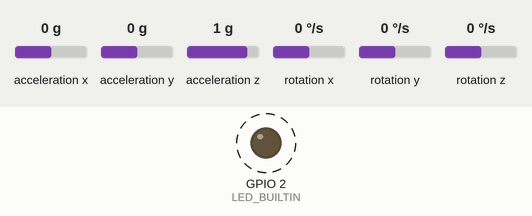
Recording of a sketch running on a simulated ESP32. On the bench: output pins drawn as LEDs (lit = HIGH). Dashed ring = blinking. The test bench sets the inputs (shaded band); at power-on: acceleration x 0 g, acceleration y 0 g, acceleration z 1 g, rotation x 0 °/s, rotation y 0 °/s, rotation z 0 °/s. What the sketch prints to the serial monitor is not drawn.

Above: at 0.5 s.
Timing chart, 0 to 4.6 s (numbered marks = the images above):
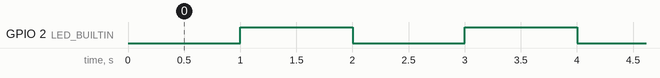

Measured:
- by itself, GPIO 2 (LED_BUILTIN): alternates HIGH for 1.0 s and LOW for 1.0 s

The sketch:

CHECKI2C.ino
```cpp
#include <Arduino.h>
#include <esp_now.h>
#include <WiFi.h>
#include <Wire.h>
#include <MPU6050_light.h>

// Wemos pins for I2C communication
#define SDA_PIN 39
#define SCL_PIN 37

// Create MPU6050 object
MPU6050 mpu(Wire);


// Broadcast address for ESP-NOW communication
uint8_t broadcastAddress[] = { 0x34, 0xB4, 0x72, 0xEA, 0x22, 0x94 };

// Structure to hold sensor data
typedef struct sensor_data {
  char data[128];  // Data from the sensor
  int id;          // Sensor ID
} sensor_data;

// Variable to hold sensor data to be sent
sensor_data mySensorData;

// Variable to hold peer information for ESP-NOW communication
esp_now_peer_info_t peerInfo;

// Interval for reading sensors (in milliseconds)
const unsigned long interval = 100;
unsigned long previousTime = 0;

// Interval for heartbeat signal (in milliseconds)
const unsigned long heartbeatInterval = 2000;
unsigned long previousTimeHB = 0;

// Interval for LED blinking (in milliseconds)
const unsigned long ledInterval = 1000;
unsigned long previousLedTime = 0;
bool ledState = LOW;

// Define thresholds for sensor changes
const float accelThreshold = 0.1;  // Adjust as needed
const float gyroThreshold = 1.0;   // Adjust as needed

// Variables to store previous sensor values
float prevAx = 0, prevAy = 0, prevAz = 0;
float prevGx = 0, prevGy = 0, prevGz = 0;


// Callback function when data is sent via ESP-NOW
void OnDataSent(const uint8_t *mac_addr, esp_now_send_status_t sendStatus) {
  Serial.print("Last Packet Send Status: ");
  if (sendStatus == ESP_NOW_SEND_SUCCESS) {
    Serial.println("Delivery success");
  } else {
    Serial.println("Delivery fail");
  }
}


// Function to format and send sensor data via ESP-NOW
void sendDataFormatted() {
  snprintf(mySensorData.data, sizeof(mySensorData.data),
           "ax: %.2f, ay: %.2f, az: %.2f, gx: %.2f, gy: %.2f, gz: %.2f",
           prevAx, prevAy, prevAz, prevGx, prevGy, prevGz);
  esp_now_send(broadcastAddress, (uint8_t *)&mySensorData, sizeof(sensor_data));
}

void setup() {
  // Initialize serial communication for debugging
  Serial.begin(115200);

  // Initialize I2C communication
  Wire.begin(SDA_PIN, SCL_PIN);  // Specify the SDA and SCL pins

  // Initialize MPU6050
  if (mpu.begin() != 0) {
    Serial.println("MPU6050 initialization failed!");
    while (1)
      ;  // Halt if MPU6050 initialization failed
  }

  WiFi.mode(WIFI_STA);

  // Initialize ESP-NOW
  if (esp_now_init() != ESP_OK) {
    Serial.println("Error initializing ESP-NOW");
    return;
  }


  // Register callback function for send status
  esp_now_register_send_cb(OnDataSent);

  // Set up peer information for ESP-NOW
  memcpy(peerInfo.peer_addr, broadcastAddress, 6);
  peerInfo.channel = 0;
  peerInfo.encrypt = false;

  // Add peer to ESP-NOW
  if (esp_now_add_peer(&peerInfo) != ESP_OK) {
    Serial.println("Failed to add peer");
    return;
  }


  // Initialize sensor data structure with an ID
  mySensorData.id = 1;  // Set the appropriate sensor ID

  // Read initial MPU6050 data
  mpu.update();
  prevAx = mpu.getAccX();
  prevAy = mpu.getAccY();
  prevAz = mpu.getAccZ();
  prevGx = mpu.getGyroX();
  prevGy = mpu.getGyroY();
  prevGz = mpu.getGyroZ();

  // Send initial data
  sendDataFormatted();

  // Initialize digital pin LED_BUILTIN as an output
  pinMode(LED_BUILTIN, OUTPUT);


  Serial.println("Scanning I2C devices...");
  byte count = 0;
  for (byte i = 8; i < 120; i++) {
    Wire.beginTransmission(i);
    if (Wire.endTransmission() == 0) {
      Serial.print("Found device at address 0x");
      if (i < 16) Serial.print("0");
      Serial.println(i, HEX);
      count++;
      delay(1);  // Delay to prevent overloading the I2C bus
    }
  }
  Serial.print("Found ");
  Serial.print(count, DEC);
  Serial.println(" device(s).");
}

void loop() {
  // Get the current time in milliseconds
  unsigned long currentTime = millis();

  // Check if it's time to toggle the LED state
  if (currentTime - previousLedTime >= ledInterval) {
    previousLedTime = currentTime;
    ledState = !ledState;
    digitalWrite(LED_BUILTIN, ledState);
  }

  // Check if it's time to read the sensor
  if (currentTime - previousTime >= interval) {
    previousTime = currentTime;  // Update the previous time

    // Read MPU6050 data
    mpu.update();
    float ax = mpu.getAccX();
    float ay = mpu.getAccY();
    float az = mpu.getAccZ();
    float gx = mpu.getGyroX();
    float gy = mpu.getGyroY();
    float gz = mpu.getGyroZ();

    // Check for significant changes in sensor readings or heartbeat interval
    if (abs(ax - prevAx) > accelThreshold || abs(ay - prevAy) > accelThreshold || abs(az - prevAz) > accelThreshold || abs(gx - prevGx) > gyroThreshold || abs(gy - prevGy) > gyroThreshold || abs(gz - prevGz) > gyroThreshold || currentTime - previousTimeHB >= heartbeatInterval) {
      previousTimeHB = currentTime;  // Update heartbeat time

      // Update previous values
      prevAx = ax;
      prevAy = ay;
      prevAz = az;
      prevGx = gx;
      prevGy = gy;
      prevGz = gz;

      // Send the formatted data
      sendDataFormatted();
    }
  }
}
```
